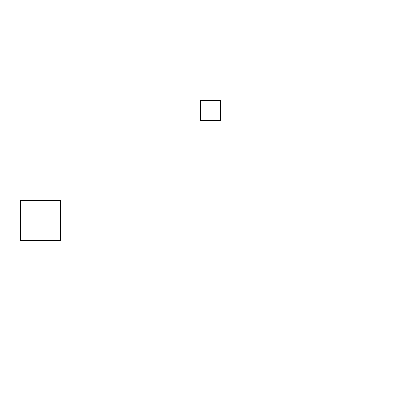
Frame 1 (no input)
Frame 60 (the mouse pressed at the canvas centre just before this capture): identical to frame 1, image omitted
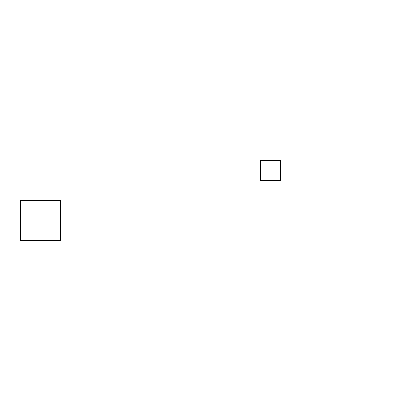
Frame 120 (the mouse held since frame 60 and released just before this capture)

The Processing sketch that drew these frames (run headless with seeded random() and noise(); from frame 60 on, the mouse is pressed at the canvas centre):

// Processing sketch: oop
// ── oop.pde
class Ufo {
  float x;
  float y;
  int t;
  
  float velX;
  float velY;

  //Constructor de la clase
  Ufo(int _x, int _y, int _t) {
    x = _x;
    y = _y;
    t = _t; 
  }

  void habla() {
    println("hola");
  }
  
  void mostrar(){
    rect(x,y, t,t);
  }
  
   void dir(float x, float y) {
    velX = x;
    velY = y;
  }
  
  void actualizar(){
    x = x + velX;
    y = y + velY;
  }
}

Ufo u1, u2;


void setup() {
  size(400,400);
  u1 = new Ufo(20, 200, 40);
  u2 = new Ufo(200, 100, 20);
}
void draw() {
  background(255);
  u1.actualizar();
  u1.mostrar();
  
  u2.actualizar();
  u2.mostrar();
}

void mousePressed(){
  u2.dir(1,1);
}
void mouseReleased(){
  u2.dir(0,0);
}
void keyPressed() {
  
  // Instrucciones para mover la Snake
  if (keyCode == UP) {
    u1.dir(0, -1);
  } else if (keyCode == DOWN) {
    u1.dir(0, 1);
  } else if (keyCode == RIGHT) {
    u1.dir(1, 0);
  } 
  if (keyCode == LEFT) {
    u1.dir(-1, 0);
  }
}
